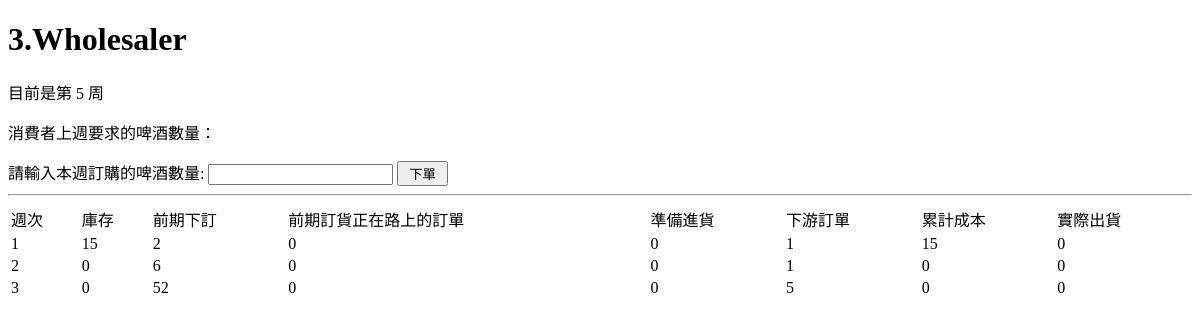
Before: /wholesaler.php with the older database file.
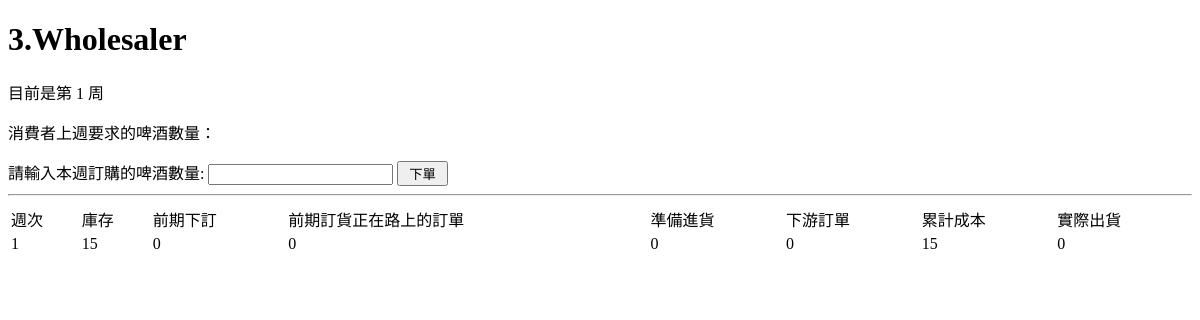
After: the same page with the newer database file.
### tables this page shows
CREATE TABLE `week_changed` (
  `no` int(11) NOT NULL,
  `tname` varchar(30) NOT NULL,
  `week` int(11) NOT NULL
);

CREATE TABLE `test` (
  `id` int(11) NOT NULL,
  `tname` varchar(11) NOT NULL,
  `pid` int(11) NOT NULL,
  `week` int(11) NOT NULL,
  `stock` int(11) NOT NULL,
  `demand` int(11) NOT NULL,
  `ontheway` int(11) NOT NULL,
  `readyin` int(11) NOT NULL,
  `ordered` int(11) NOT NULL,
  `cost` int(11) NOT NULL,
  `actual_shipment` int(11) NOT NULL
);

### orderModel.php (called while the page is built, shortened)
<?php
require("dbconfig.php");
function countOrder($tname,$pid){
    global $db;
    $sql = "SELECT week FROM week_changed WHERE tname = $tname";
    $stmt = mysqli_prepare($db, $sql);
    mysqli_stmt_execute($stmt);
    $result = mysqli_stmt_get_result($stmt);
    $rs = mysqli_fetch_assoc($result);
    return $rs['week'];
}
function getOrderList($tname,$pid)
{
    global $db;
    $sql = "SELECT * FROM test WHERE pid=? AND tname =?";
    $stmt = mysqli_prepare($db, $sql);
    mysqli_stmt_bind_param($stmt, "ii", $pid, $tname);
    mysqli_stmt_execute($stmt);
    $result = mysqli_stmt_get_result($stmt);
    return $result;
}
?>

### wholesaler.php (the view, shortened to what this page needs)
<?php
require("dbconfig.php");
require("orderModel.php");
$pid=3;
?>
<!DOCTYPE html>
<html>
<head>
</head>
<body>
    <H1>3.Wholesaler</H1>
	<?php include("formTemplate.php"); ?>
	<hr>
    <table style="width: 100%">
	    <tbody><tr>
			<td>週次</td>
			<td>庫存</td>
		    <td>前期下訂</td>
		    <td>前期訂貨正在路上的訂單</td>
			<td>準備進貨</td>
			<td>下游訂單</td>
			<td>累計成本</td>
           <td>實際出貨</td>
	    </tr>
		<?php
		$result =getOrderList($tname,$pid);
		while (	$rs = mysqli_fetch_assoc($result)) {
			echo
			"<tr>",
			"<td>" , $rs['week'] , "</td>",
			"<td>" , $rs['stock'], "</td>",
			"<td>" , $rs['demand'], "</td>",
			"<td>" , $rs['ontheway'], "</td>",
			"<td>" , $rs['readyin'], "</td>",
			"<td>" , $rs['ordered'], "</td>",
			"<td>" , $rs['cost'], "</td>",
			"<td>" , $rs['actual_shipment'], "</td>",
			"</tr>";
		}
			?>
    </table>
</body>
</html>

### formTemplate.php (shortened to what this page needs)
<form method="post" action="orderControl.php">
    <p>目前是第
    <?php
        $tname = 1;
        $currWeek = countOrder($tname,$pid);
        echo $currWeek;
    ?>
    周
    </p>
    <p>消費者上週要求的啤酒數量：
    </p>
    請輸入本週訂購的啤酒數量:<?php ?>
    <input type ="text" name="order">
    <input type ="submit" value=" 下單 " />
</form>

Changed rows visible on the page:
removed test: week "2", stock "0", demand "6", ontheway "0", readyin "0", ordered "1", cost "0", actual_shipment "0"
removed test: week "3", stock "0", demand "52", ontheway "0", readyin "0", ordered "5", cost "0", actual_shipment "0"
changed week_changed: week "5" → "1"
changed test: demand "2" → "0"; ordered "1" → "0"
